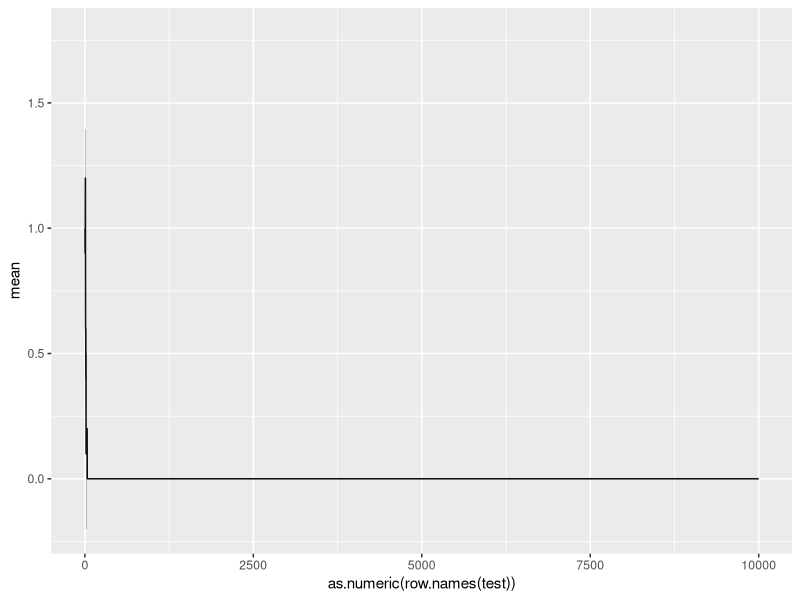

Write R code to recreate this figure. (Note: a time limit stopped this script after it produced the figure.)
library(ggplot2)
library(reshape2)
library(grid)
library(gridExtra)
####Functions####
#Per time step, generates the new generation
#i is population of A, N is total population
#Ra and Rb are fitness of A and B
generator <- function (i, N, Ra, Rb) {
  #Prob of A giving birth
  p.bir <- (Ra*i)/((Ra*i) + (Rb*(N-i)))
  
  #Prob of A dying
  p.death <- (i/N)
  
  
  #Selecting who gives birth
  if (runif(1) < p.bir) {
    i <- i + 1 #If we select a, then a grows by 1
  } else {
    i <- i #If we select b, then a is steady
  }
  
  
  #Selecting who dies
  if (runif(1) < p.death) {
    i <- i - 1 #If we select a, then a reduces by 1
  } else {
    i <- i #If we select b, then a is steady
  }
  
  #Spit out number of a
  return(i)
}

#Takes the generator function and performs it across
#Many time steps for a specified number of reps
#Spits out a Mean with upper and lower confidence bounds
moran.process <- function (i, N, Ra, Rb, rep, step) {

#Sets up a matrix where each row is a time step
#Each column is a replicate
mat <- matrix(nrow = step, ncol = rep)

#Recording the origial i for each rep reset
orig.i <- i

#Loop, for each p (a rep), calculate the needed generations
#Then reset back the original i and repeat for a new column
for (p in 1:rep) {
  i <- orig.i
  for (q in 1:step) {
    mat[q, p] <- i
    i <- generator(i, N = N, Ra = Ra, Rb = Rb)
  }
}

#Generating a summary matrix with mean and confidence intervals
sum.mat <- matrix(nrow = step, ncol = 3)

#First column is mean, and second column are standard error
sum.mat[,1] <- apply(mat, 1, mean)
sum.mat[,2] <- apply(mat, 1, function (x) (2*(sd(x))/sqrt(rep)))
sum.mat[,3] <- apply(mat, 1, function (x) (2*(sd(x))/sqrt(rep)))

#Lower Bound (95%)
sum.mat[,2] <- sum.mat[,1] - sum.mat[,2]

#Upper Bound (95%)
sum.mat[,3] <- sum.mat[,1] + sum.mat[,3]

#Naming columns
colnames(sum.mat) <- c("mean", "lower_bound", "upper_bound")

return(as.data.frame(sum.mat))
}

#Repeats generator function until i = 0 or N
#Returns number of time steps to extinction for x reps
extinguisher <- function (i, N, Ra, Rb, rep) {
  #Matrix to capture time steps to extinction
  mat <- matrix(nrow = rep, ncol = 1)
  
  #Retaining original i
  orig.i <- i
  

  
  #Run Moran Process Until i = 0 or i = N
  for (x in 1:rep) {
    #Start counter at 1, resets with each loop
    #logic is that if at i = N or 0, takes 0 steps to fix
    count <- 0
    
    #Reset i to original value
    i <- orig.i
    
    while (i != 0 & i != N)
    {
      i <- generator(i, N = N, Ra = Ra, Rb = Rb)
      count <- count + 1
    }
    
    #Record value in capture matrix
    mat[x, 1] <- count
    
  }
  
return(mat)  
  
}

#Repeats generator function until i = N
#If i = 0, restarts the function until i = N
#Returns average number of time steps to fixation of i
extinguisher.mut <- function (i, N, Ra, Rb, rep) {
  #Matrix to capture time steps to extinction
  mat <- matrix(nrow = rep, ncol = 1)
  
  #Retaining original i
  orig.i <- i
  
  #Run Moran Process Until i = 0 or i = N
  for (x in 1:rep) {
    #Start counter at 0, resets with each loop
    #logic is that if at i = N or 0, takes 0 steps to fix
    count <- 0
    
    #Reset i to original value
    i <- orig.i
    
    while (i != N) { #Keep loop going until i = N
      i <- generator(i, N = N, Ra = Ra, Rb = Rb) #Generate new i
      if (i == 0) { #if i goes extinct, gotta reset everything
        count <- 0 #count resets to 0
        i <- orig.i #i resets to original value
      } else {
        count <- count + 1 #If i didn't go to 0, add 1 to count
      }
    }
    #Record value in capture matrix
    mat[x, 1] <- count
    
  }
  
  #Returns average and standard deviation
  return(c(mean(mat), sd(mat)))
  
}


#Repeats generator function for a specified number of steps
#Asks if extinction was reached
#Reports proportion of reps that reached extinction 
fixer <- function (i, N, Ra, Rb, rep, step) {
#Sets counter to 0
count <- 0

#Record original i
orig.i <- i

  for (p in 1:rep) { #For how many ever reps
    i <- orig.i #Ensure i is set to original value
    for (q in 1:step) {
      i <- generator(i, N = N, Ra = Ra, Rb = Rb) #Run Moran Process for specified steps
    }
    if (i == N | i == 0) { #if i reaches extinaction, add 1 to counter
      count <- count + 1} else { #if it didn't, add zero to counter
        count <- count + 0
      }
  }

prop <- (count/rep) #Proportion of reps that reached extinction
return(prop)
}


#Repeats generator function for a specified number of steps
#Asks specifically if i (the mutant) has fixed
#Reports proportion of reps that reached fixation of i
fixer.mut <- function (i, N, Ra, Rb, rep) {
  #Sets counter to 0
  count <- 0
  
  #Record original i
  orig.i <- i
  
  for (p in 1:rep) { #For how many ever reps
    i <- orig.i #Ensure i is set to original value
    while (i != 0 & i != N)
    {
      i <- generator(i, N = N, Ra = Ra, Rb = Rb)
    }
    if (i == N) { #if i reaches fixation, add 1 to counter
      count <- count + 1} else { #if it didn't, add zero to counter
        count <- count + 0
      }
  }
  
  prop <- (count/rep) #Proportion of reps that reached extinction
  return(prop)
}


####Question 1: Basic Process over different N, N_0, and r####
#testing this out
test <- moran.process(1, 10, 1, 2, 10, 10000)

#test plot
ggplot(test, aes(x = as.numeric(row.names(test)), y = mean)) +
    geom_line()+
    geom_ribbon(aes(ymin=lower_bound,ymax=upper_bound), alpha=0.3)


#Set of populations
pop <- c(10, 100, 1000, 10000)

#Set of initial proportions of A
init.prop <- c(.3, .5, .7)

#Number of time steps
step <- 5000

vars <- as.data.frame(expand.grid(
                              N = pop,
                              i = init.prop, 
                              Ra = c(0.5, 0.75, 0.9, 0.99, 1, 1.01, 1.1, 1.5, 2),
                              Rb = 1, 
                              rep = 20, 
                              step = step))

#True initial i based off proportion of N
vars$i <- vars$i*vars$N

#applying all the variables to function
master <- mapply(moran.process, i = vars$i, 
                                N = vars$N, 
                                Ra = vars$Ra, 
                                Rb = vars$Rb, 
                                rep = vars$rep, 
                                step = vars$step, SIMPLIFY = FALSE)

#creating a dataframe 
master.sum <- do.call(rbind, master)

#Appending original variable  to the results
for (q in 1:nrow(vars)) {
  master.sum$i[(1+step*(q-1)):(step*q)] <- vars$i[q]
  master.sum$N[(1+step*(q-1)):(step*q)] <- vars$N[q]
  master.sum$R[(1+step*(q-1)):(step*q)] <- vars$Ra[q]
  master.sum$time[(1+step*(q-1)):(step*q)] <- 1:step
}

#Normalizing initial population and mean
master.sum$mean <- master.sum$mean/master.sum$N
master.sum$upper_bound <- master.sum$upper_bound/master.sum$N
master.sum$lower_bound <- master.sum$lower_bound/master.sum$N
master.sum$i <- master.sum$i/master.sum$N

#Converting initial pop, total pop size, and fitness ratio to factors
master.sum$i <- as.factor(master.sum$i)
master.sum$N <- as.factor(master.sum$N)
master.sum$R <- as.factor(master.sum$R)

#Naming Things Well
levels(master.sum$i) <- c("Init. Proportion of A = .3",
                          "Init. Proportion of A = .5",
                          "Init. Proportion of A = .7")

levels(master.sum$N) <- c("Total Population = 10",
                          "Total Population = 100",
                          "Total Population = 1000",
                          "Total Population = 10000")

#Changing order of levels for plot
master.sum$i <- factor(master.sum$i, levels = c("Init. Proportion of A = .7",
                                                "Init. Proportion of A = .5",
                                                "Init. Proportion of A = .3")) 





#Plotting everything
fig.1 <- ggplot(master.sum, aes(x = time, y = mean, color=R,
                       ymin=lower_bound, ymax=upper_bound, fill = R)) +
  geom_line() +
  geom_ribbon(alpha=0.3, color = NA) +
  facet_grid(i ~ N) +
  labs(color = "Fitness Ratio \nof A/B",
       fill = "Fitness Ratio \nof A/B",
       x = "Time Steps",
       y = "Proportion of A in Population",
       subtitle = "")  + 
  guides(fill = guide_legend(reverse = TRUE),
         color = guide_legend(reverse = TRUE))

#Saving as PNG
ggsave("Moran_Eash.png", plot = fig.1,
       scale = 1, width = 12, height = 8, units = "in",
       dpi = 400)

####Question 2: Extinction Times over different N, N_0 and r####
#Set of populations
pop <- c(10, 50, 100, 500)

#Set of initial proportions of A
init.prop <- c(.3, .5, .7)

rep <- 100

vars <- as.data.frame(expand.grid(
  N = pop,
  i = init.prop, 
  Ra = c(0.5, 0.75, 0.9, 0.99, 1, 1.01, 1.1, 1.5, 2),
  Rb = 1, 
  rep = 100))

#True initial i based off proportion of N
vars$i <- vars$i*vars$N

#applying all the variables to function
master <- mapply(extinguisher, i = vars$i, 
                 N = vars$N, 
                 Ra = vars$Ra, 
                 Rb = vars$Rb, 
                 rep = vars$rep, SIMPLIFY = FALSE)

master.sum <- do.call(rbind, master)
master.sum <- as.data.frame(master.sum)

#Appending original variable  to the results
for (q in 1:nrow(vars)) {
  master.sum$i[(1+rep*(q-1)):(rep*q)] <- vars$i[q]
  master.sum$N[(1+rep*(q-1)):(rep*q)] <- vars$N[q]
  master.sum$R[(1+rep*(q-1)):(rep*q)] <- vars$Ra[q]
  master.sum$rep[(1+rep*(q-1)):(rep*q)] <- 1:rep
}


#Converting i back to porpotion 
master.sum$i <- master.sum$i/master.sum$N

#Converting initial pop, total pop size, and fitness ratio to factors
master.sum$i <- as.factor(master.sum$i)
master.sum$N <- as.factor(master.sum$N)
master.sum$R <- as.factor(master.sum$R)


#Naming Things Well
levels(master.sum$i) <- c("Init. Proportion of A = .3",
                          "Init. Proportion of A = .5",
                          "Init. Proportion of A = .7")

levels(master.sum$N) <- c("Total Population = 10",
                          "Total Population = 50",
                          "Total Population = 100",
                          "Total Population = 500")

#Changing order of levels for plot
master.sum$i <- factor(master.sum$i, levels = c("Init. Proportion of A = .7",
                                                "Init. Proportion of A = .5",
                                                "Init. Proportion of A = .3")) 


fig.2 <- ggplot(master.sum, aes(x = R, y = V1, color = i)) +
  scale_y_continuous(trans='log10') +
  geom_boxplot(outlier.shape = NA) +
  facet_grid(~N) +
  labs(color = "Initial Proportion of A",
       x = "Relative Fitness of A over B",
       y = "Average Extinction Time (LOG SCALE)",
       subtitle = "")  

#Saving as PNG
ggsave("extinct_time_Eash.png", plot = fig.2,
       scale = 1, width = 16, height = 8, units = "in",
       dpi = 400)

#####Question 3: Recreating Graphs####
#Graph 1 Fix probability vs Selective Advantage of Mutant
#N = 50
#Sims = 1500
#A = 1
#Selective Advtange ranges from 1 to 5 by .2
#Standard Error of Proportion
vars <- as.data.frame(expand.grid(
  N = 50,
  i = 1, 
  Ra = seq(1, 5 ,.2),
  Rb = 1, 
  rep = 1000))

fig3a.dat <- mapply(fixer.mut, i = vars$i, N = vars$N, 
                    Ra = vars$Ra, Rb = vars$Rb, 
                    rep = vars$rep, SIMPLIFY = TRUE)


fig3a.dat.form <- as.data.frame(cbind(vars, fig3a.dat))
fig3a.dat.form$err <- sqrt((fig3a.dat.form$fig3a.dat*(1-fig3a.dat.form$fig3a.dat))/fig3a.dat.form$rep)


fig.3a <- ggplot(fig3a.dat.form, aes(x = Ra, y = fig3a.dat, 
                                     ymin=fig3a.dat-err, ymax=fig3a.dat+err)) +
  geom_point() + 
  geom_ribbon(alpha=0.3, color = NA) +
  labs(x = "Relative Fitness of Mutant A over B",
       y = "Fixation Probability \n(1000 Simulations)",
       subtitle = "") + 
  annotate(geom="text", x=4, y=.1, label="N = 50 \nInitial Mutant A Population = 1",
                                 color="black")

fig.3a



#Graph 2 Fix Time vs Selective Advantage of Mutant
#N = 50
#Rep = 50
#A = 1
#Selective Advtange ranges from 1 to 5 by .2
#Standard Error of Mean
vars <- as.data.frame(expand.grid(
    N = 50,
    i = 1, 
    Ra = seq(1, 5 ,.2),
    Rb = 1, 
    rep = 1000))

fig3b.dat <- mapply(extinguisher.mut, i = vars$i, N = vars$N, 
                    Ra = vars$Ra, Rb = vars$Rb, 
                    rep = vars$rep, SIMPLIFY = TRUE)

fig3b.dat.form <- as.data.frame(cbind(vars, t(fig3b.dat)))
colnames(fig3b.dat.form) <- c("N", "i", "Ra", "Rb", 
                              "rep", "mean", "sd") 

fig3b.dat.form$sderr <- fig3b.dat.form$sd


fig.3b <- ggplot(fig3b.dat.form, aes(x = Ra, y = mean, 
                                     ymin=mean-sderr, ymax=mean+sderr)) +
  scale_y_continuous(trans='log10') +
  geom_point() + 
  geom_ribbon(alpha=0.3, color = NA) +
  labs(x = "Relative Fitness of Mutant A over B",
       y = "Fixation Time if \nMutant A Fixes (1000 Simulations)",
       subtitle = "") + 
  annotate(geom="text", x=4.2, y=2000, label="N = 50 \nInitial Mutant A Population = 1",
           color="black")

fig.3b

#Graph 3 Fix probability vs Population Size
#Fitness = 1.1
#A = 1
#Sims = 50
#Population Size from 0 to 100 by 5
#Standard Error of Proportion
vars <- as.data.frame(expand.grid(
  N = seq(5, 100 , 5),
  i = 1, 
  Ra = 1.1,
  Rb = 1, 
  rep = 2000))

fig3c.dat <- mapply(fixer.mut, i = vars$i, N = vars$N, 
                    Ra = vars$Ra, Rb = vars$Rb, 
                    rep = vars$rep, SIMPLIFY = TRUE)


fig3c.dat.form <- as.data.frame(cbind(vars, fig3c.dat))
fig3c.dat.form$err <- sqrt((fig3c.dat.form$fig3c.dat*(1-fig3c.dat.form$fig3c.dat))/fig3c.dat.form$rep)


fig.3c <- ggplot(fig3c.dat.form, aes(x = N, y = fig3c.dat, 
                                     ymin=fig3c.dat-err, ymax=fig3c.dat+err)) +
  geom_point() + 
  geom_ribbon(alpha=0.3, color = NA) +
  labs(x = "Total Population",
       y = "Fixation Probability \n(2000 Simulations)",
       subtitle = "") + 
  annotate(geom="text", x=75, y=.45, label="R = 1.1 \nInitial Mutant A Population = 1",
           color="black")

fig.3c

#Graph 3 Fix Time vs Population Size
#Fitness = 1.1
#A = 1
#Rep = 50
#Population Size from 0 to 100 by 5
#Standard Error of Mean
vars <- as.data.frame(expand.grid(
  N = seq(5, 100 , 5),
  i = 1, 
  Ra = 1.1,
  Rb = 1, 
  rep = 100))

fig3d.dat <- mapply(extinguisher.mut, i = vars$i, N = vars$N, 
                    Ra = vars$Ra, Rb = vars$Rb, 
                    rep = vars$rep, SIMPLIFY = TRUE)

fig3d.dat.form <- as.data.frame(cbind(vars, t(fig3d.dat)))
colnames(fig3d.dat.form) <- c("N", "i", "Ra", "Rb", 
                              "rep", "mean", "sd") 

fig3d.dat.form$sderr <- fig3d.dat.form$sd


fig.3d <- ggplot(fig3d.dat.form, aes(x = N, y = mean, 
                                     ymin=mean-sderr, ymax=mean+sderr)) +
  scale_y_continuous(trans='log10') +
  geom_point() + 
  geom_ribbon(alpha=0.3, color = NA) +
  labs(x = "Total Population",
       y = "Fixation Time if \nMutant A Fixes (100 Simulations)",
       subtitle = "") + 
  annotate(geom="text", x=75, y=300, label="R = 1.1 \nInitial Mutant A Population = 1",
           color="black")

fig.3d

#Correcting scales
fig.3a <- fig.3a + ylim(0, 1)
fig.3c <- fig.3c + ylim(0, 1)
fig.3b <- fig.3b + scale_y_continuous(trans='log10', limits = c(3, 9000))
fig.3d <- fig.3d + scale_y_continuous(trans='log10', limits = c(3, 9000))


png(filename = "Eash_frean_traulsen_fig_recreate.png",
    width = 14, height = 8, units = "in", res = 600)

grid.arrange(fig.3a, fig.3c, fig.3b, fig.3d, ncol = 2)

dev.off()
